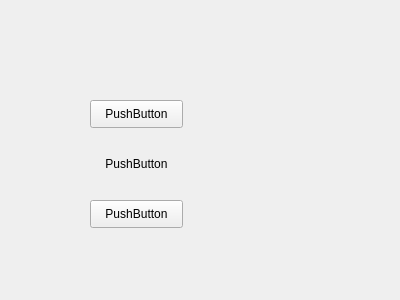
<?xml version="1.0" encoding="UTF-8"?>
<ui version="4.0">
 <class>MyWidget</class>
 <widget class="QWidget" name="MyWidget">
  <property name="geometry">
   <rect>
    <x>0</x>
    <y>0</y>
    <width>400</width>
    <height>300</height>
   </rect>
  </property>
  <property name="windowTitle">
   <string>MyWidget</string>
  </property>
  <widget class="QPushButton" name="pushBtnl1">
   <property name="geometry">
    <rect>
     <x>90</x>
     <y>100</y>
     <width>93</width>
     <height>28</height>
    </rect>
   </property>
   <property name="text">
    <string>PushButton</string>
   </property>
   <property name="checkable">
    <bool>true</bool>
   </property>
  </widget>
  <widget class="QPushButton" name="pushBtnl2">
   <property name="geometry">
    <rect>
     <x>90</x>
     <y>150</y>
     <width>93</width>
     <height>28</height>
    </rect>
   </property>
   <property name="text">
    <string>PushButton</string>
   </property>
   <property name="flat">
    <bool>true</bool>
   </property>
  </widget>
  <widget class="QPushButton" name="pushBtnl3">
   <property name="geometry">
    <rect>
     <x>90</x>
     <y>200</y>
     <width>93</width>
     <height>28</height>
    </rect>
   </property>
   <property name="text">
    <string>PushButton</string>
   </property>
  </widget>
 </widget>
 <layoutdefault spacing="6" margin="11"/>
 <resources/>
 <connections/>
</ui>
